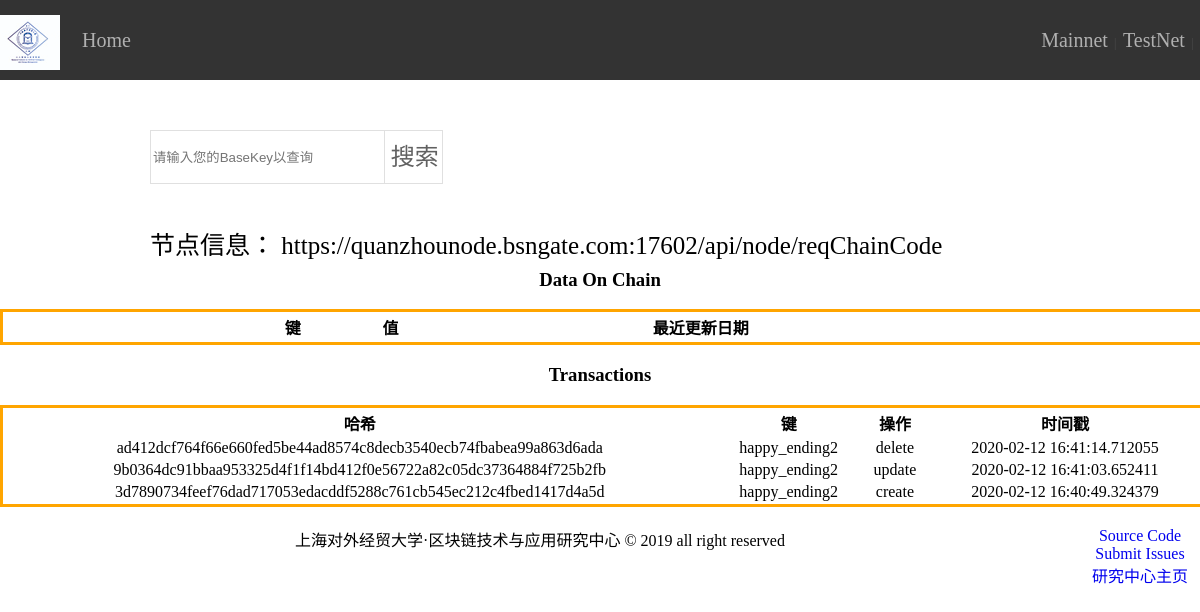
The page / on the database its author committed.
### app/models.py (models this page shows)
class Transactions(db.Model):
    __table_args__ = {'extend_existing': True}
    id = db.Column(db.Integer, primary_key=True)
    tx_id = db.Column(db.String, unique=True)
    key = db.Column(db.String, unique=True)
    operation = db.Column(db.String)
    value = db.Column(db.String)
    timestamp = db.Column(db.String)
    def to_dict(self):
        item = self.__dict__
        item.pop('_sa_instance_state', None)
        return item

### app/views.py (the view)
@app.route('/', methods=['POST', 'GET'])
def index():
    global blockchain
    node = blockchain.config["url"]
    data_on_chain_list = []
    transactions_list = []
    if request.method == "POST":
        if request.form.get("keyword"):
            basekey = request.form.get("keyword")
            data_on_chain = Data_on_chain.query.filter_by(key=basekey).first()
            try:
                data_on_chain_list = [data_on_chain.to_dict()]
            except:
                data_on_chain_list = ["no data you ask for"]
            trans = Transactions.query.filter_by(key=basekey).order_by(Transactions.id.desc()).all()
            if trans:
                try:
                    for i in trans:
                        transactions_list.append(i.to_dict())
                except:
                    transactions_list.append("no transaction")
            else:
                transactions_list.append("no transaction")
    else:
        data_on_chain = Data_on_chain.query.all()
        for data in data_on_chain:
            data_on_chain_list.append(data.to_dict())
        txs = Transactions.query.order_by(Transactions.id.desc()).all()
        for tx in txs:
            transactions_list.append(tx.to_dict())
    return render_template("index.html",
    data_on_chain=data_on_chain_list,
    transcations_list=transactions_list,
    node=node)

### app/templates/index.html (shortened to what this page needs)
<!DOCTYPE html>
<html lang="en">
<head>
    <link rel="stylesheet" href="static/style.css">
</head>
<body>
<div class="topbar">
    <div class="container">
        <div class="header-logo">
            <a href="#"></a>
        </div>
        <div class="topbar-nav" style="margin-left: 20px;">
            <a href="{{ url_for('main')}}">Home </a>
        </div>
        <div class="topbar-info">
            <a href="">Mainnet</a><span>|</span>
            <a href="">TestNet</a><span>|</span>
        </div>
    </div>
</div>
<div class="header-search">
    <form action="" class="search-form" method="post">
        <input type="text" name="keyword" placeholder="请输入您的BaseKey以查询" class="search-text">
        <input type="submit" value="搜索" class="search-btn">
    </form>
</div>
<div class="node">
    <p style="color:black">节点信息： {{node}}</p>
</div>
<div style="color:black;text-align: center;">
    <h3>Data On Chain</h3>
    <div style="color:black;border: 3px solid orange;
    width:100%;
    display: block;
    margin:0 auto;
    ">
        <table style="width: 60%;margin:auto">
            <thead>
                <tr>
                    <th>键</th>
                    <th>值</th>
                    <th>最近更新日期</th>
                </tr>
            </thead>
        </table>
    </div>
</div>
<div style="color:black;text-align: center;">
    <h3>Transactions</h3>
    <div style="color:black;border: 3px solid orange;
    width:100%;
    display: block;
    margin:0 auto;
    ">
        <table style="width: 100%;margin:auto">
            <thead>
                <tr>
                    <th>哈希</th>
                    <th>键</th>
                    <th>操作</th>
                    <th>时间戳</th>
                </tr>
            </thead>
            <tbody>
                {% for tx in transcations_list %}
                <tr>
                    <td> {{tx['tx_id']}}</td>
                    <td> {{tx['key']}} </td>
                    <td> {{tx['operation']}} </td>
                    <td> {{tx['timestamp']}} </td>
                </tr>
                {% endfor %}
            </tbody>
        </table>
    </div>
</div>
<div style="width:100%;">
    <div style="text-align: center;color: black;margin-top: 20px;">
        上海对外经贸大学·区块链技术与应用研究中心 © 2019 all right reserved
        <div style="float:right;width:10%">
            <a href="https://github.com/leeduckgo/bsn_app_explorer" target="_blank">Source Code </a>
            <br>
            <a href="https://github.com/leeduckgo/bsn_app_explorer/issues" target="_blank">Submit Issues </a>
            <br>
            <a href="http://www.suibe.edu.cn/ai/2020/0112/c7666a96188/page.htm" target="_blank">研究中心主页 </a>
        </div>
    </div>
</div>
</body>
</html>

### app/static/style.css (style rules this page uses)
body { margin: 0; padding: 0; background-color :white !important; height: 300px; }
a { text-decoration: none; }
.topbar { background-color:#333; height: 80px; }
.container { margin: 0 auto; }
.container::before , .container::after { content: ""; display:table; }
.container::after { clear:both; }
.topbar a { color: #b0b0b0; font-size: 20px; }
.topbar-nav { float: left; line-height: 80px; height: 60px; font-size:0; width: 820px; }
.topbar-nav a { color: #b0b0b0; font-size: 20px; margin-top: 50px; }
.header-logo { float: left; width: 62px; margin-top: 15px; }
.header-logo a { display: block; width: 60px; height: 55px; background: url("logo.jpg"); }
.topbar-info { float: right; line-height: 80px; height: 60px; font-size:0; }
.topbar-info span { font-size:12px; color: #424242; font-family: sans-serif; margin: 0.5em; }
.header-search { width: 296px; height: 50px; }
.header-search { margin-top: 50px; margin-left: 150px; }
.header-search::before , .header-search::after { content: ""; display:table; }
.header-search::after { clear:both; }
.header-search .search-form { position: relative; display: block; width: 296px; height: 50px; }
.header-search .search-form .search-text { position: absolute; display: block; width: 80%; height: 50px; border: 1px solid #e0e0e0; outline: 0; }
.header-search .search-form .search-btn { position: absolute; top: 0; right: 1%; display: block; width: 20%; height: 54px; border: 1px solid #e0e0e0; font-size: 24px; line-height: 24px; background: #fff; color: #616161; outline: 0; }
.node { height:50px ; font-size: 25px; padding-right: 100px; padding-left: 150px; padding-top: 20px; }

### rows shown on the page
Transactions: tx_id "ad412dcf764f66e660fed5be44ad8574c8decb3540ecb74fbabea99a863d6ada", key "happy_ending2", operation "delete", timestamp "2020-02-12 16:41:14.712055"
Transactions: tx_id "9b0364dc91bbaa953325d4f1f14bd412f0e56722a82c05dc37364884f725b2fb", key "happy_ending2", operation "update", timestamp "2020-02-12 16:41:03.652411"
Transactions: tx_id "3d7890734feef76dad717053edacddf5288c761cb545ec212c4fbed1417d4a5d", key "happy_ending2", operation "create", timestamp "2020-02-12 16:40:49.324379"

### other values the page prints
{{ node }} "https://quanzhounode.bsngate.com:17602/api/node/reqChainCode"
